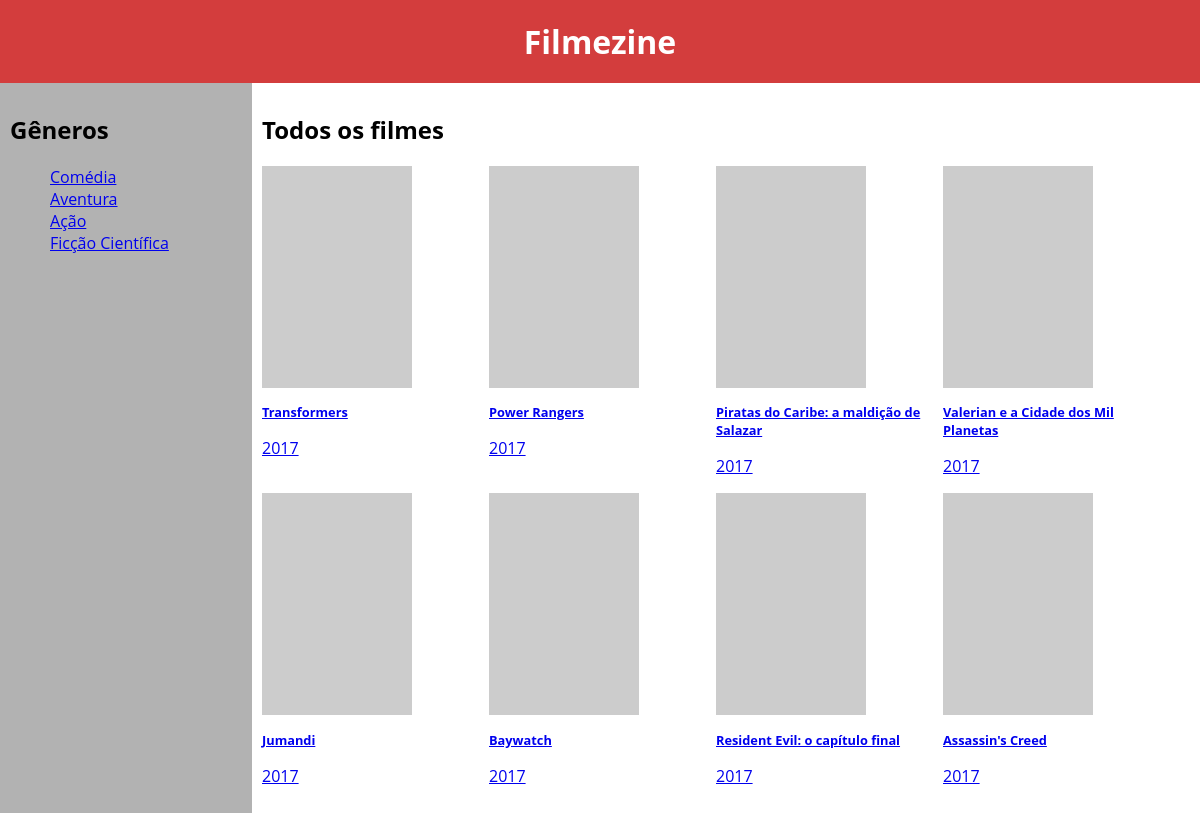
The page /index.php (signed in) on the database its author committed.
### tables this page shows
CREATE TABLE `genero` (
  `id` int(11) NOT NULL AUTO_INCREMENT,
  `nome` varchar(200) DEFAULT NULL,
  PRIMARY KEY (`id`)
);

CREATE TABLE `filme` (
  `id` int(11) NOT NULL AUTO_INCREMENT,
  `nome` varchar(200) DEFAULT NULL,
  `ano` char(4) DEFAULT NULL,
  PRIMARY KEY (`id`)
);

### banco.class.php (called while the page is built, shortened)
<?php
class Banco {
  private $nomeBanco = 'filmezine';
  private $usuarioBanco = 'root';
  private $senhaBanco = '';
  private $pdo;
  function __construct() {
    $this->pdo = new PDO("mysql:dbname={$this->nomeBanco};host=localhost", $this->usuarioBanco, $this->senhaBanco);
  }
  function selectSql($sql) {
    $comando = $this->pdo->query($sql);
    return $comando->fetchAll();
  }
  function select($tabela) {
    $sql = "SELECT * FROM $tabela";
    return $this->selectSql($sql);
  }
}

### login.class.php (called while the page is built, shortened)
<?php
class Login {
	function getUsuario() {
		return $_SESSION['usuario'];
	}
}

### index.php (the view, shortened to what this page needs)
<?php
require_once 'banco.class.php';
require_once 'login.class.php';
$banco = new Banco();
$login = new Login($banco);
$usuario = $login->getUsuario();
$generos = $banco->select('genero');
$filtro = 'Todos os filmes';
if (isset($_GET['genero'])) {
	$genero = $banco->selectWhere('genero', [ 'id' => $_GET['genero'] ]);
	$genero = $genero[0];
	$filtro = "Gênero: {$genero['nome']}";
	$filmes = $banco->selectWhere('filme_por_genero', [
		'id_genero' => $_GET['genero']
	]);
} else {
	$filmes = $banco->select('filme');
}
?>
<!DOCTYPE html>
<html lang="en">
<head>
	<link rel="stylesheet" href="css/estilo.css">
</head>
<body>
	<header>
		<h1>Filmezine</h1>
	</header>
	<main id="container-filme">
		<aside>
			<h2>Gêneros</h2>
			<ul class="menu generos">
				<?php foreach ($generos as $genero): ?>
				<li>
					<a href="index.php?genero=<?= $genero['id']?>"
						data-usuario="<?= $usuario['id']?>"
						data-conteudo="<?= $genero['id'] ?>"
						onclick="viuGenero(this)">
						<?= $genero['nome'] ?>
					</a>
				</li>
				<?php endforeach; ?>
			</ul>
		</aside>
		<article>
			<h2><?= $filtro ?></h2>
			<div id="filmes">
				<?php foreach ($filmes as $filme): ?>
				<a href="filme.php?id=<?= $filme['id'] ?>">
					<div class="filme">
						<img src="https://placehold.it/150x222" alt="<?= $filme['nome']?>">
						<h2><?= $filme['nome']?></h2>
						<p><?= $filme['ano']?></p>
					</div>
				</a>
				<?php endforeach; ?>
			</div>
		</article>
	</main>
</body>
</html>

### css/estilo.css (style rules this page uses)
* { box-sizing: border-box; }
html { font-family: 'Open Sans', 'Arial', sans-serif; }
html, body { margin: 0; padding: 0; }
header { width: 100%; background-color: #d33d3d; color: #fff; }
h1 { padding-top: 20px; padding-bottom: 20px; margin: 0; text-align: center; }
#container-filme { display: flex; }
#container-filme aside { flex: 1; background-color: #b2b2b2; padding:10px; }
#container-filme article { flex: 4; padding: 10px; }
#container-filme #filmes { display: flex; flex-wrap: wrap; align-items: flex-start; justify-content: flex-start; }
#container-filme .filme { flex: 0 0 222px; margin-right: 5px; width: 222px; }
#container-filme .filme h2 { font-size: 80%; }
#container-filme .menu { list-style-type: none; }

### rows shown on the page
genero: nome "Comédia"
genero: nome "Aventura"
genero: nome "Ação"
genero: nome "Ficção Científica"
filme: nome "Transformers", ano "2017"
filme: nome "Power Rangers", ano "2017"
filme: nome "Piratas do Caribe: a maldição de Salazar", ano "2017"
filme: nome "Valerian e a Cidade dos Mil Planetas", ano "2017"
filme: nome "Jumandi", ano "2017"
filme: nome "Baywatch", ano "2017"
filme: nome "Resident Evil: o capítulo final", ano "2017"
filme: nome "Assassin's Creed", ano "2017"

### other values the page prints
$filtro "Todos os filmes"
